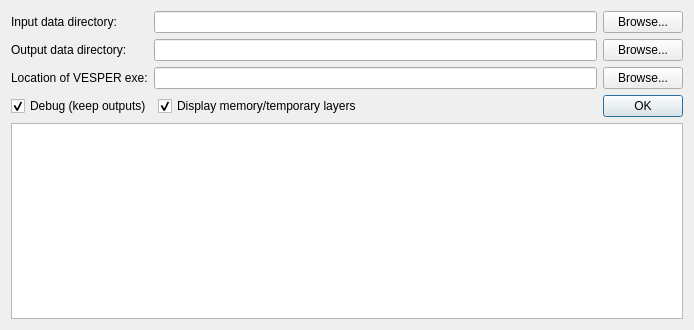
<?xml version="1.0" encoding="UTF-8"?>
<ui version="4.0">
 <class>Dialog</class>
 <widget class="QDialog" name="Dialog">
  <property name="windowModality">
   <enum>Qt::ApplicationModal</enum>
  </property>
  <property name="geometry">
   <rect>
    <x>0</x>
    <y>0</y>
    <width>694</width>
    <height>330</height>
   </rect>
  </property>
  <property name="sizePolicy">
   <sizepolicy hsizetype="MinimumExpanding" vsizetype="Fixed">
    <horstretch>0</horstretch>
    <verstretch>0</verstretch>
   </sizepolicy>
  </property>
  <property name="windowTitle">
   <string>Settings</string>
  </property>
  <property name="autoFillBackground">
   <bool>false</bool>
  </property>
  <layout class="QGridLayout" name="gridLayout_4">
   <item row="0" column="0">
    <layout class="QGridLayout" name="gridLayout_2">
     <item row="0" column="2">
      <widget class="QPushButton" name="cmdInBrowse">
       <property name="enabled">
        <bool>true</bool>
       </property>
       <property name="sizePolicy">
        <sizepolicy hsizetype="Fixed" vsizetype="Fixed">
         <horstretch>0</horstretch>
         <verstretch>0</verstretch>
        </sizepolicy>
       </property>
       <property name="text">
        <string>Browse...</string>
       </property>
      </widget>
     </item>
     <item row="1" column="1">
      <widget class="QLineEdit" name="lneOutDataDirectory"/>
     </item>
     <item row="0" column="0">
      <widget class="QLabel" name="lblInDataDirectory">
       <property name="text">
        <string>Input data directory:</string>
       </property>
      </widget>
     </item>
     <item row="1" column="2">
      <widget class="QPushButton" name="cmdOutBrowse">
       <property name="enabled">
        <bool>true</bool>
       </property>
       <property name="sizePolicy">
        <sizepolicy hsizetype="Fixed" vsizetype="Fixed">
         <horstretch>0</horstretch>
         <verstretch>0</verstretch>
        </sizepolicy>
       </property>
       <property name="text">
        <string>Browse...</string>
       </property>
      </widget>
     </item>
     <item row="2" column="1">
      <widget class="QLineEdit" name="lneVesperExe"/>
     </item>
     <item row="2" column="2">
      <widget class="QPushButton" name="cmdVesperExe">
       <property name="enabled">
        <bool>true</bool>
       </property>
       <property name="sizePolicy">
        <sizepolicy hsizetype="Fixed" vsizetype="Fixed">
         <horstretch>0</horstretch>
         <verstretch>0</verstretch>
        </sizepolicy>
       </property>
       <property name="text">
        <string>Browse...</string>
       </property>
      </widget>
     </item>
     <item row="0" column="1">
      <widget class="QLineEdit" name="lneInDataDirectory"/>
     </item>
     <item row="2" column="0">
      <widget class="QLabel" name="lblVesperExe">
       <property name="text">
        <string>Location of VESPER exe:</string>
       </property>
      </widget>
     </item>
     <item row="1" column="0">
      <widget class="QLabel" name="lblOutDataDirectory">
       <property name="text">
        <string>Output data directory:</string>
       </property>
      </widget>
     </item>
    </layout>
   </item>
   <item row="1" column="0">
    <layout class="QGridLayout" name="gridLayout_3">
     <item row="0" column="1">
      <widget class="QCheckBox" name="chkDisplayTempLayers">
       <property name="text">
        <string>Display memory/temporary layers</string>
       </property>
       <property name="checked">
        <bool>true</bool>
       </property>
      </widget>
     </item>
     <item row="0" column="0">
      <widget class="QCheckBox" name="chkDebug">
       <property name="sizePolicy">
        <sizepolicy hsizetype="Fixed" vsizetype="Fixed">
         <horstretch>0</horstretch>
         <verstretch>0</verstretch>
        </sizepolicy>
       </property>
       <property name="text">
        <string>Debug (keep outputs)</string>
       </property>
       <property name="checked">
        <bool>true</bool>
       </property>
      </widget>
     </item>
     <item row="0" column="2">
      <widget class="QDialogButtonBox" name="buttonBox">
       <property name="sizePolicy">
        <sizepolicy hsizetype="Fixed" vsizetype="Fixed">
         <horstretch>0</horstretch>
         <verstretch>0</verstretch>
        </sizepolicy>
       </property>
       <property name="orientation">
        <enum>Qt::Horizontal</enum>
       </property>
       <property name="standardButtons">
        <set>QDialogButtonBox::Ok</set>
       </property>
      </widget>
     </item>
    </layout>
   </item>
   <item row="2" column="0">
    <widget class="QTextBrowser" name="pteVersions">
     <property name="acceptRichText">
      <bool>true</bool>
     </property>
     <property name="openExternalLinks">
      <bool>true</bool>
     </property>
    </widget>
   </item>
  </layout>
 </widget>
 <tabstops>
  <tabstop>chkDebug</tabstop>
  <tabstop>lneInDataDirectory</tabstop>
  <tabstop>lneOutDataDirectory</tabstop>
 </tabstops>
 <resources/>
 <connections>
  <connection>
   <sender>buttonBox</sender>
   <signal>accepted()</signal>
   <receiver>Dialog</receiver>
   <slot>accept()</slot>
   <hints>
    <hint type="sourcelabel">
     <x>257</x>
     <y>241</y>
    </hint>
    <hint type="destinationlabel">
     <x>157</x>
     <y>274</y>
    </hint>
   </hints>
  </connection>
  <connection>
   <sender>buttonBox</sender>
   <signal>rejected()</signal>
   <receiver>Dialog</receiver>
   <slot>reject()</slot>
   <hints>
    <hint type="sourcelabel">
     <x>325</x>
     <y>241</y>
    </hint>
    <hint type="destinationlabel">
     <x>286</x>
     <y>274</y>
    </hint>
   </hints>
  </connection>
 </connections>
</ui>
